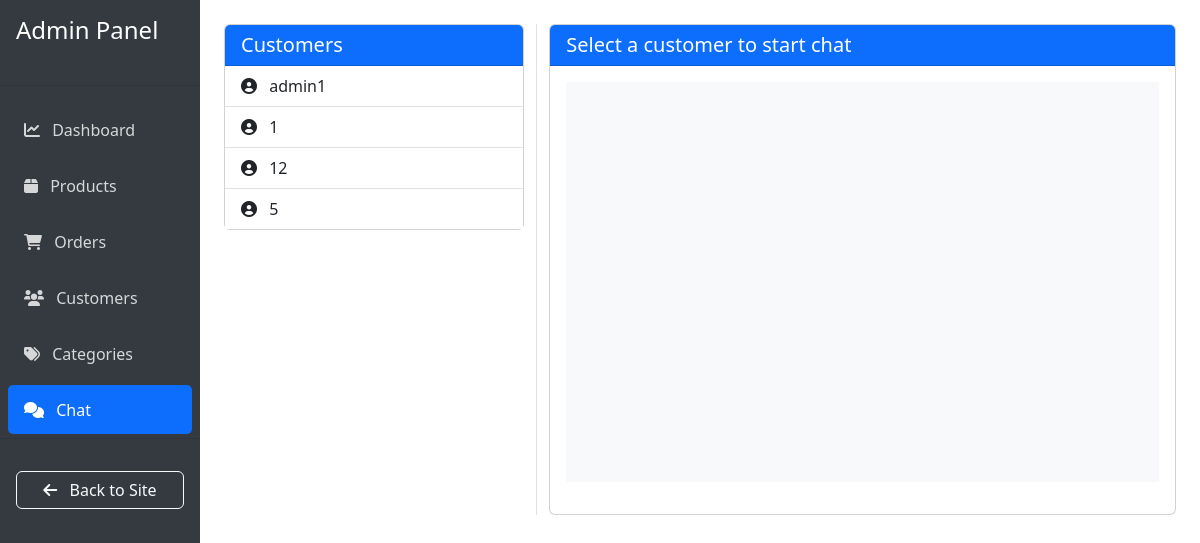
Page /admin-chat/ (signed in) on the earlier database version.
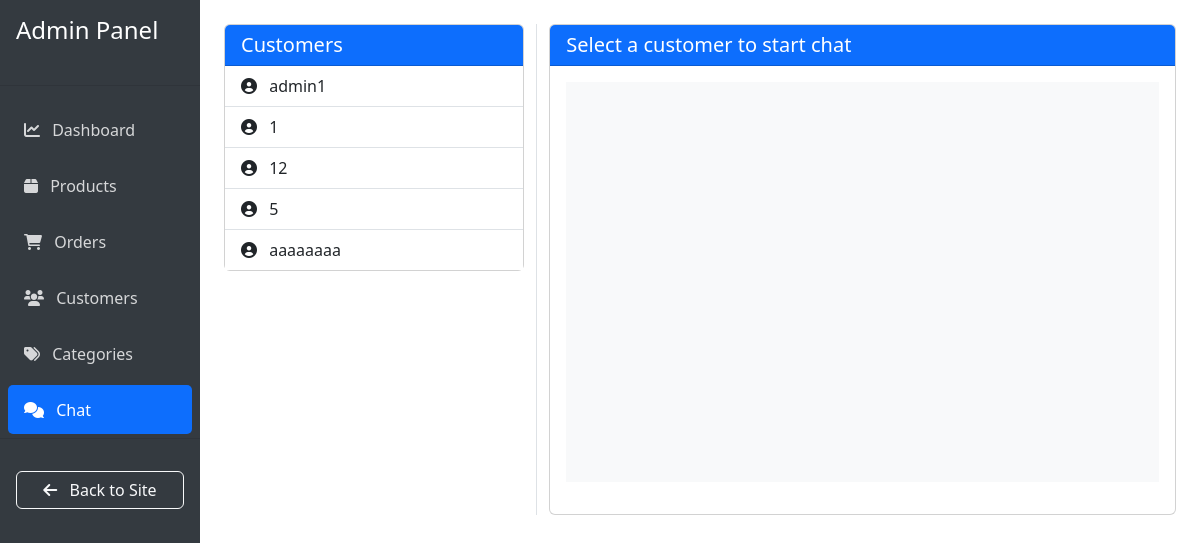
Same page on the later database version.
### hoadeptrai/models.py (models this page shows, shortened)
class Customer(AbstractUser):
    phone_number = models.CharField(max_length=20, blank=True)
    address = models.CharField(max_length=255, blank=True)
    ROLES = (
        ('customer', 'Customer'),
        ('seller', 'Seller'),
        ('admin', 'Admin')
    )
    role = models.CharField(max_length=10, choices=ROLES)
    loyalty_points = models.IntegerField(default=0)
    groups = models.ManyToManyField(Group, related_name="custom_customer_groups", blank=True)
    user_permissions = models.ManyToManyField(Permission, related_name="custom_customer_permissions", blank=True)

### hoadeptrai/views.py (the view)
# urls.py: path('admin-chat/', views.admin_chat, name='admin_chat'),
@staff_member_required
def admin_chat(request):
    if request.user.role == 'admin':
        users = Customer.objects.filter(role='customer')
    else:
        users = Customer.objects.filter(role='customer')
    for user in users:
        user.has_unread = Message.objects.filter(
            sender=user,
            receiver=request.user,
            is_read=False
        ).exists()
    return render(request, 'admin/chat.html', {'users': users})

### hoadeptrai/templates/admin/chat.html (shortened to what this page needs)
{% extends 'admin/base_admin.html' %}
{% block content %}
<div class="container-fluid">
    <div class="row">
        <div class="col-md-4 border-end">
            <div class="card">
                <div class="card-header bg-primary text-white">
                    <h5 class="mb-0">Customers</h5>
                </div>
                <div class="card-body p-0">
                    <div class="list-group list-group-flush" id="usersList">
                        {% for user in users %}
                        <button class="list-group-item list-group-item-action user-item {% if user.has_unread %}fw-bold{% endif %}"
                                data-user-id="{{ user.id }}">
                            <div class="d-flex justify-content-between align-items-center">
                                <div>
                                    <i class="fas fa-user-circle me-2"></i>
                                    {{ user.username }}
                                </div>
                            </div>
                        </button>
                        {% endfor %}
                    </div>
                </div>
            </div>
        </div>
        <div class="col-md-8">
            <div class="card">
                <div class="card-header bg-primary text-white">
                    <h5 class="mb-0" id="chatTitle">Select a customer to start chat</h5>
                </div>
                <div class="card-body">
                    <div id="chatMessages" style="height: 400px; overflow-y: auto;" class="mb-3">
                    </div>
                </div>
            </div>
        </div>
    </div>
</div>
{% endblock %}

Differences in the rows shown:
added Customer: username "aaaaaaaa"
